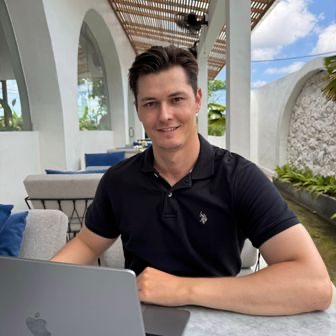
#> input picture src/img/artem.jpg, 336 x 336 px
$ python images.py
#> lines starting #> are read from the running program, lines starting #| are printed output that depends on the picture
# Перевод картинок сайта в WebP: меньше вес — быстрее открывается на телефоне.
# Запуск: "/Users/sotnik/Desktop/Авито бот/.venv/bin/python" tools/images.py  (нужен Pillow с WebP)
from pathlib import Path
from PIL import Image

IMG = Path(__file__).resolve().parent.parent / 'src' / 'img'

def save(src, out, size=None, q=78):
#> called with size = (336, 336), q = 82
    im = Image.open(src).convert('RGB')
#> im is the input picture: PIL image 336x336 RGB; mean R, G, B 129.4, 123.1, 119.3
    if size:
        im.thumbnail(size, Image.LANCZOS)
    im.save(out, 'WEBP', quality=q, method=6)
    print('%-28s %6d → %6d байт  %s' % (out.name, src.stat().st_size, out.stat().st_size, im.size))
#| artem.webp                    35408 →  15074 байт  (336, 336)

for f in sorted((IMG / 'shots').glob('*.jpg')):
    save(f, f.with_suffix('.webp'), (480, 960), 74)
save(IMG / 'artem.jpg', IMG / 'artem.webp', (336, 336), 82)
save(IMG / 'artem.jpg', IMG / 'artem-96.webp', (96, 96), 82)
#> call 2 of save, with size = (96, 96), q = 82
#> in save (call 2), `im.thumbnail(size, Image.LANCZOS)`:
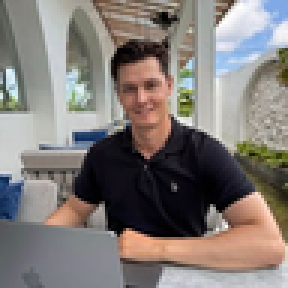
#> im: PIL image 96x96 RGB (shown 3 times larger); mean R, G, B 129.4, 123.1, 119.3
#| artem-96.webp                 35408 →   2560 байт  (96, 96)
